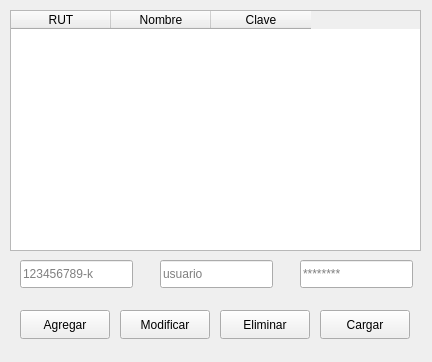
<?xml version="1.0" encoding="UTF-8"?>
<ui version="4.0">
 <class>ventanagestionclientes</class>
 <widget class="QWidget" name="ventanagestionclientes">
  <property name="geometry">
   <rect>
    <x>0</x>
    <y>0</y>
    <width>432</width>
    <height>362</height>
   </rect>
  </property>
  <property name="windowTitle">
   <string>Form</string>
  </property>
  <widget class="QTableWidget" name="tablaClientes">
   <property name="geometry">
    <rect>
     <x>10</x>
     <y>10</y>
     <width>411</width>
     <height>241</height>
    </rect>
   </property>
   <column>
    <property name="text">
     <string>RUT</string>
    </property>
   </column>
   <column>
    <property name="text">
     <string>Nombre</string>
    </property>
   </column>
   <column>
    <property name="text">
     <string>Clave</string>
    </property>
   </column>
  </widget>
  <widget class="QLineEdit" name="txtRut">
   <property name="geometry">
    <rect>
     <x>20</x>
     <y>260</y>
     <width>113</width>
     <height>28</height>
    </rect>
   </property>
   <property name="placeholderText">
    <string>123456789-k</string>
   </property>
  </widget>
  <widget class="QLineEdit" name="txtNombre">
   <property name="geometry">
    <rect>
     <x>160</x>
     <y>260</y>
     <width>113</width>
     <height>28</height>
    </rect>
   </property>
   <property name="placeholderText">
    <string>usuario</string>
   </property>
  </widget>
  <widget class="QLineEdit" name="txtClave">
   <property name="geometry">
    <rect>
     <x>300</x>
     <y>260</y>
     <width>113</width>
     <height>28</height>
    </rect>
   </property>
   <property name="placeholderText">
    <string>********</string>
   </property>
  </widget>
  <widget class="QPushButton" name="btnAgregar">
   <property name="geometry">
    <rect>
     <x>20</x>
     <y>310</y>
     <width>90</width>
     <height>29</height>
    </rect>
   </property>
   <property name="text">
    <string>Agregar</string>
   </property>
  </widget>
  <widget class="QPushButton" name="btnModificar">
   <property name="geometry">
    <rect>
     <x>120</x>
     <y>310</y>
     <width>90</width>
     <height>29</height>
    </rect>
   </property>
   <property name="text">
    <string>Modificar</string>
   </property>
  </widget>
  <widget class="QPushButton" name="btnEliminar">
   <property name="geometry">
    <rect>
     <x>220</x>
     <y>310</y>
     <width>90</width>
     <height>29</height>
    </rect>
   </property>
   <property name="text">
    <string>Eliminar</string>
   </property>
  </widget>
  <widget class="QPushButton" name="btnCargar">
   <property name="geometry">
    <rect>
     <x>320</x>
     <y>310</y>
     <width>90</width>
     <height>29</height>
    </rect>
   </property>
   <property name="text">
    <string>Cargar</string>
   </property>
  </widget>
 </widget>
 <resources/>
 <connections/>
</ui>
